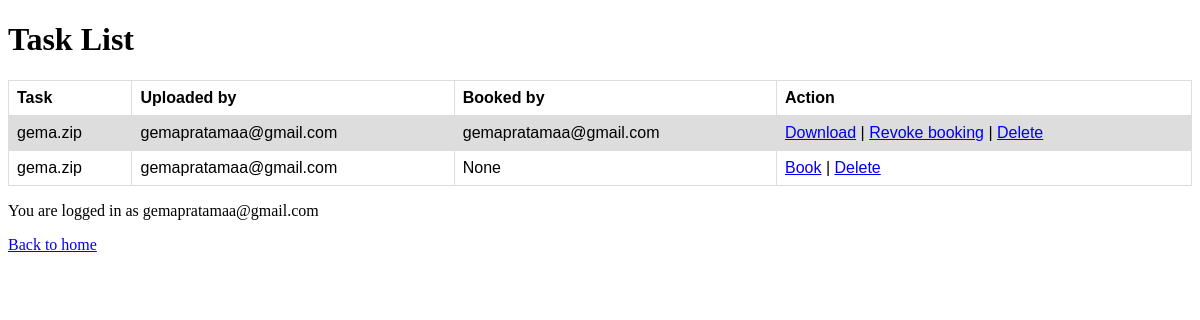
Before: /task_list/ (signed in) with the older database file.
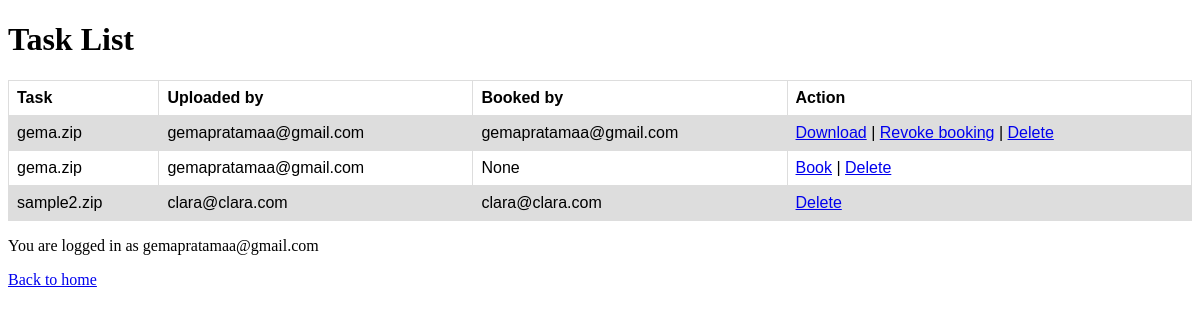
After: the same page with the newer database file.
### datasetmanager/models.py (models this page shows, shortened)
class Dataset(models.Model):
    id = models.AutoField(primary_key=True)
    name = models.CharField(max_length=300)
    file = models.FileField(
        upload_to='',
        validators=[FileExtensionValidator(allowed_extensions=['zip'])]
    )
    uploader = models.ForeignKey(
        'User',
        to_field='email',
        related_name='uploader',
        on_delete=models.CASCADE,
    )
    booker = models.ForeignKey(
        'User',
        to_field='email',
        related_name='booker',
        on_delete=models.CASCADE,
        null=True
    )
    is_deleted = models.BooleanField(default=False)

class User(AbstractBaseUser):
    email = models.CharField(
        verbose_name='email address',
        max_length=255,
        unique=True)
    is_active = models.BooleanField(default=True)
    staff = models.BooleanField(default=False)
    admin = models.BooleanField(default=False)
    objects = UserManager()
    USERNAME_FIELD = 'email'
    REQUIRED_FIELDS = []
    def __str__(self):
        return self.email

### datasetmanager/views.py (the view)
# urls.py: path('task_list/', views.task_list, name='task_list'),
@login_required
def task_list(request):
    datasets = Dataset.objects.all()
    arguments = {
        'datasets' : datasets
    }
    return render(request, 'task_list.html', arguments)

### datasetmanager/templates/task_list.html (shortened to what this page needs)
<!DOCTYPE html>
{% load static %}
<link rel="stylesheet" type="text/css" href="{% static 'datasetmanager/css/download.css' %}">
<h1>Task List</h1>
<table>
    <tr>
        <th>Task</th>
        <th>Uploaded by</th>
        <th>Booked by</th>
        <th>Action</th>
    </tr>
    {% for task in datasets %}
        {% if not task.is_deleted %}
        <tr>
            <td>{{ task.name }}</td>
            <td>{{ task.uploader }}</td>
            <td>{{ task.booker }}</td>
                {% if task.booker == user %}
                    <td>
                        <a href="{{ task.file.url }}" download >Download</a>
                        | <a href="/task_list/revoke/{{ task.id }}">Revoke booking</a>
                        | <a href="/task_list/delete/{{ task.id }}">Delete</a>
                    </td>
                {% else %}
                    {% if not task.booker %}
                        <td>
                            <a href="/task_list/book/{{ task.id }}">Book</a>
                            | <a href="/task_list/delete/{{ task.id }}">Delete</a>
                        </td>
                    {% else %}
                        <td>
                            <a href="/task_list/delete/{{ task.id }}">Delete</a>
                        </td>
                    {% endif %}
                {% endif %}
        {% endif %}
        </tr>
    {% endfor %}
</table>
<footer>
    <p>You are logged in as {{ user.email }}</p>
    <a href="/">Back to home</a>
</footer>

### datasetmanager/static/datasetmanager/css/download.css (style rules this page uses)
table { font-family: arial, sans-serif; border-collapse: collapse; width: 100%; }
td, th { border: 1px solid #dddddd; text-align: left; padding: 8px; }
tr:nth-child(even) { background-color: #dddddd; }

Changed rows visible on the page:
added Dataset: name "sample2.zip", uploader "clara@clara.com", booker "clara@clara.com"
